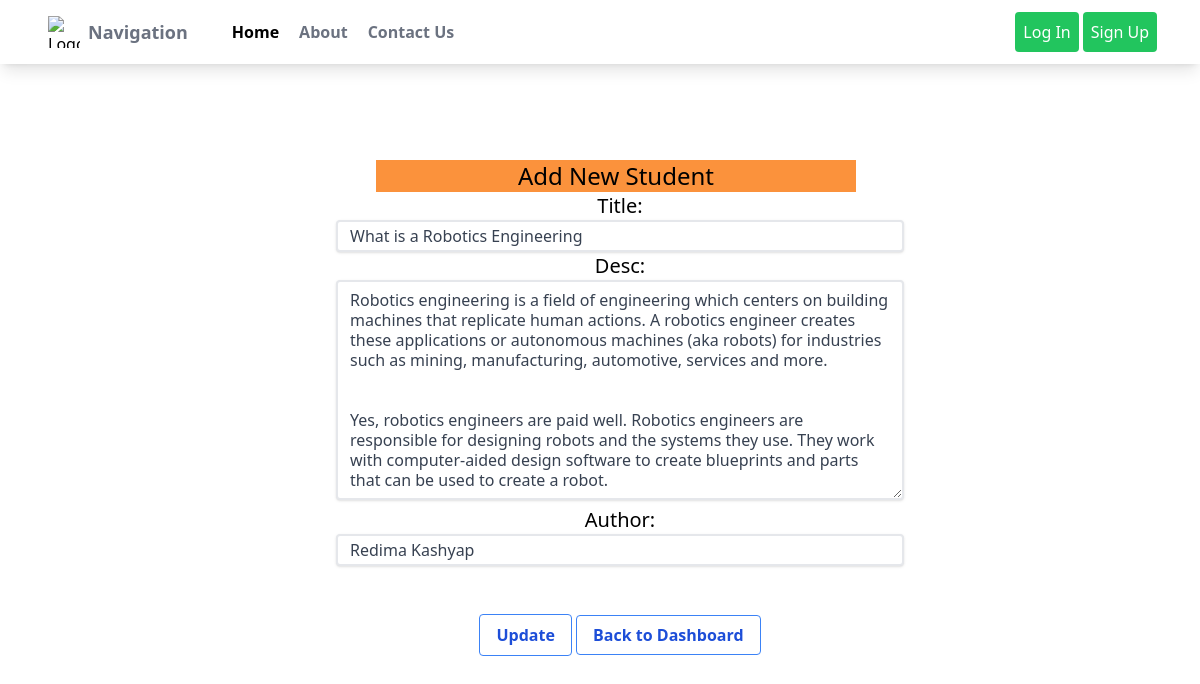
Screenshot of /edit/1 with the database file from the repository.
### blog/models.py (models this page shows)
class Blogpost(models.Model):
    title = models.CharField(max_length=200)
    desc = models.TextField()
    author = models.CharField(max_length= 120, default="Redima Kashyap")

### blog/views.py (the view)
# urls.py: path("edit/<int:id>", views.edit_page, name="edit")
def edit_page(request, id):
    if request.method == "POST":
        forms = AuthorForm(request.POST)
        if forms.is_valid():
            utitle = forms.cleaned_data["title"]
            udesc = forms.cleaned_data["desc"]
            uauthor = forms.cleaned_data["author"]
            user = Blogpost(id = id,title= utitle, desc = udesc , author = uauthor)
            user.save()
            return HttpResponseRedirect("/dashboard/")
    else:
        user = Blogpost.objects.get(pk = id)
        forms = AuthorForm(instance= user)
    return render(request, "blog/edit.html", {"forms": forms})

### blog/forms.py
class AuthorForm(forms.ModelForm):
    class Meta:
        model = Blogpost
        fields = ['title', "desc", "author"]
        widgets = {
            "title": forms.TextInput(attrs={"class":"border-2 border-solid border-gray-900 shadow appearance-none border rounded py-2 w-[35.5rem] h-[2rem] px-3 text-gray-700 leading-tight outline-2 outline-green-500"}),
            "desc": forms.Textarea(attrs={"class":"border-2 border-solid border-gray-900 shadow appearance-none border  rounded py-2 w-[35.5rem] h-[5rem] px-3 text-gray-700 leading-tight outline-2 outline-green-500"}),
            "author": forms.TextInput(attrs={"class":"border-2 border-solid border-gray-900 shadow appearance-none border rounded py-2 w-[35.5rem] h-[2rem] px-3 text-gray-700 leading-tight outline-2 outline-green-500"}),
        }

### blog/templates/blog/edit.html (shortened to what this page needs)
{% extends 'blog/main.html' %}
{% block content %}
<div class="h-[33rem] w-[40rem] text-center m-auto mt-24">
    <form action="" method="post" class="mt-5 ml-10" id="form">
      <h2 class="text-2xl text-center bg-orange-400 w-[30rem] ml-[3.5rem]">Add New Student</h2>
      {% for i in forms%}
        <label for="{{i.id_for_label}}" class="text-xl">{{i.label}}:</label><br>
        {{i}} <br>
        {% endfor %}
           <br> <br>
<button type="submit" class="bg-transparent hover:bg-blue-500 text-blue-700 font-semibold hover:text-white py-2 px-4 border border-blue-500 hover:border-transparent rounded ">Update</button>
<a href="/dashboard/" class="class=bg-transparent hover:bg-blue-500 text-blue-700 font-semibold hover:text-white py-2 px-4 border border-blue-500 hover:border-transparent rounded ">Back to Dashboard
</a>
</form>
</div>
{% endblock content %}

### static/css/style.css (style rules this page uses)
html { line-height: 1.5; -webkit-text-size-adjust: 100%; -moz-tab-size: 4; -o-tab-size: 4; tab-size: 4; font-family: ui-sans-serif, system-ui, -apple-system, BlinkMacSystemFont, "Segoe UI", Roboto, "Helvetica Neue", Arial, "Noto Sans", sans-serif, "Apple Color Emoji", "Segoe UI Emoji", "Segoe UI Symbol", "Noto Color Emoji"; font-feature-settings: normal; }
body { margin: 0; line-height: inherit; }
h1, h2, h3, h4, h5, h6 { font-size: inherit; font-weight: inherit; }
a { color: inherit; text-decoration: inherit; }
button, input, optgroup, select, textarea { font-family: inherit; font-size: 100%; font-weight: inherit; line-height: inherit; color: inherit; margin: 0; padding: 0; }
button, select { text-transform: none; }
button, [type='button'], [type='reset'], [type='submit'] { -webkit-appearance: button; background-color: transparent; background-image: none; }
blockquote, dl, dd, h1, h2, h3, h4, h5, h6, hr, figure, p, pre { margin: 0; }
textarea { resize: vertical; }
input::placeholder, textarea::placeholder { opacity: 1; color: #9ca3af; }
button, [role="button"] { cursor: pointer; }
.m-auto { margin: auto; }
.mt-5 { margin-top: 1.25rem; }
.ml-10 { margin-left: 2.5rem; }
.ml-\[3\.5rem\] { margin-left: 3.5rem; }
.mt-24 { margin-top: 6rem; }
.h-\[2rem\] { height: 2rem; }
.h-\[33rem\] { height: 33rem; }
.w-\[35\.5rem\] { width: 35.5rem; }
.w-\[40rem\] { width: 40rem; }
.w-\[30rem\] { width: 30rem; }
.appearance-none { -webkit-appearance: none; -moz-appearance: none; appearance: none; }
.rounded { border-radius: 0.25rem; }
.border { border-width: 1px; }
.border-2 { border-width: 2px; }
.border-solid { border-style: solid; }
.border-blue-500 { --tw-border-opacity: 1; border-color: rgb(59 130 246 / var(--tw-border-opacity)); }
.bg-transparent { background-color: transparent; }
.bg-orange-400 { --tw-bg-opacity: 1; background-color: rgb(251 146 60 / var(--tw-bg-opacity)); }
.px-3 { padding-left: 0.75rem; padding-right: 0.75rem; }
.px-4 { padding-left: 1rem; padding-right: 1rem; }
.py-2 { padding-top: 0.5rem; padding-bottom: 0.5rem; }
.text-center { text-align: center; }
.text-xl { font-size: 1.25rem; line-height: 1.75rem; }
.text-2xl { font-size: 1.5rem; line-height: 2rem; }
.font-semibold { font-weight: 600; }
.leading-tight { line-height: 1.25; }
.text-gray-700 { --tw-text-opacity: 1; color: rgb(55 65 81 / var(--tw-text-opacity)); }
.text-blue-700 { --tw-text-opacity: 1; color: rgb(29 78 216 / var(--tw-text-opacity)); }
.shadow { --tw-shadow: 0 1px 3px 0 rgb(0 0 0 / 0.1), 0 1px 2px -1px rgb(0 0 0 / 0.1); --tw-shadow-colored: 0 1px 3px 0 var(--tw-shadow-color), 0 1px 2px -1px var(--tw-shadow-color); box-shadow: var(--tw-ring-offset-shadow, 0 0 #0000), var(--tw-ring-shadow, 0 0 #0000), var(--tw-shadow); }
.outline-2 { outline-width: 2px; }
.outline-green-500 { outline-color: #22c55e; }

### rows the page displays
Blogpost: forms "What is a Robotics Engineering" "Robotics engineering is a field of engineering which centers on building machines that replicate human actions. A robotics engineer creates these applications or autonomous machines (aka robots) for industries such as mining, manufacturing, automotive, services and more. Yes, robotics engineers are paid well. Robotics engineers are responsible for designing robots and the systems they use. They work with computer-aided design software to create blueprints and parts that can be used to create a robot." "Redima Kashyap"

### other values shown
{{ i.label }} "Title" "Desc" "Author"
